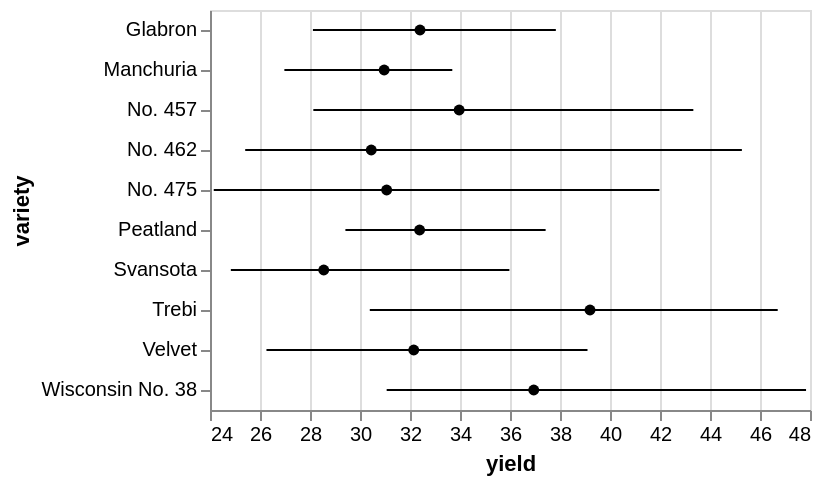

Write a Vega-Lite specification for this figure.
### Vega-Lite specification from a JSON file in a GitHub repository (floating-point values rounded to 4 significant figures)
{"$schema": "https://vega.github.io/schema/vega-lite/v4.json", "data": {"values": [{"yield": 27, "variety": "Manchuria", "year": 1931, "site": "University Farm"}, {"yield": 48.87, "variety": "Manchuria", "year": 1931, "site": "Waseca"}, {"yield": 27.43, "variety": "Manchuria", "year": 1931, "site": "Morris"}, {"yield": 39.93, "variety": "Manchuria", "year": 1931, "site": "Crookston"}, {"yield": 32.97, "variety": "Manchuria", "year": 1931, "site": "Grand Rapids"}, {"yield": 28.97, "variety": "Manchuria", "year": 1931, "site": "Duluth"}, {"yield": 43.07, "variety": "Glabron", "year": 1931, "site": "University Farm"}, {"yield": 55.2, "variety": "Glabron", "year": 1931, "site": "Waseca"}, {"yield": 28.77, "variety": "Glabron", "year": 1931, "site": "Morris"}, {"yield": 38.13, "variety": "Glabron", "year": 1931, "site": "Crookston"}, {"yield": 29.13, "variety": "Glabron", "year": 1931, "site": "Grand Rapids"}, {"yield": 29.67, "variety": "Glabron", "year": 1931, "site": "Duluth"}, {"yield": 35.13, "variety": "Svansota", "year": 1931, "site": "University Farm"}, {"yield": 47.33, "variety": "Svansota", "year": 1931, "site": "Waseca"}, {"yield": 25.77, "variety": "Svansota", "year": 1931, "site": "Morris"}, {"yield": 40.47, "variety": "Svansota", "year": 1931, "site": "Crookston"}, {"yield": 29.67, "variety": "Svansota", "year": 1931, "site": "Grand Rapids"}, {"yield": 25.7, "variety": "Svansota", "year": 1931, "site": "Duluth"}, {"yield": 39.9, "variety": "Velvet", "year": 1931, "site": "University Farm"}, {"yield": 50.23, "variety": "Velvet", "year": 1931, "site": "Waseca"}, {"yield": 26.13, "variety": "Velvet", "year": 1931, "site": "Morris"}, {"yield": 41.33, "variety": "Velvet", "year": 1931, "site": "Crookston"}, {"yield": 23.03, "variety": "Velvet", "year": 1931, "site": "Grand Rapids"}, {"yield": 26.3, "variety": "Velvet", "year": 1931, "site": "Duluth"}, {"yield": 36.57, "variety": "Trebi", "year": 1931, "site": "University Farm"}, {"yield": 63.83, "variety": "Trebi", "year": 1931, "site": "Waseca"}, {"yield": 43.77, "variety": "Trebi", "year": 1931, "site": "Morris"}, {"yield": 46.93, "variety": "Trebi", "year": 1931, "site": "Crookston"}, {"yield": 29.77, "variety": "Trebi", "year": 1931, "site": "Grand Rapids"}, {"yield": 33.93, "variety": "Trebi", "year": 1931, "site": "Duluth"}, {"yield": 43.27, "variety": "No. 457", "year": 1931, "site": "University Farm"}, {"yield": 58.1, "variety": "No. 457", "year": 1931, "site": "Waseca"}, {"yield": 28.7, "variety": "No. 457", "year": 1931, "site": "Morris"}, {"yield": 45.67, "variety": "No. 457", "year": 1931, "site": "Crookston"}, {"yield": 32.17, "variety": "No. 457", "year": 1931, "site": "Grand Rapids"}, {"yield": 33.6, "variety": "No. 457", "year": 1931, "site": "Duluth"}, {"yield": 36.6, "variety": "No. 462", "year": 1931, "site": "University Farm"}, {"yield": 65.77, "variety": "No. 462", "year": 1931, "site": "Waseca"}, {"yield": 30.37, "variety": "No. 462", "year": 1931, "site": "Morris"}, {"yield": 48.57, "variety": "No. 462", "year": 1931, "site": "Crookston"}, {"yield": 24.93, "variety": "No. 462", "year": 1931, "site": "Grand Rapids"}, {"yield": 28.1, "variety": "No. 462", "year": 1931, "site": "Duluth"}, {"yield": 32.77, "variety": "Peatland", "year": 1931, "site": "University Farm"}, {"yield": 48.57, "variety": "Peatland", "year": 1931, "site": "Waseca"}, {"yield": 29.87, "variety": "Peatland", "year": 1931, "site": "Morris"}, {"yield": 41.6, "variety": "Peatland", "year": 1931, "site": "Crookston"}, {"yield": 34.7, "variety": "Peatland", "year": 1931, "site": "Grand Rapids"}, {"yield": 32, "variety": "Peatland", "year": 1931, "site": "Duluth"}, {"yield": 24.67, "variety": "No. 475", "year": 1931, "site": "University Farm"}, {"yield": 46.77, "variety": "No. 475", "year": 1931, "site": "Waseca"}, {"yield": 22.6, "variety": "No. 475", "year": 1931, "site": "Morris"}, {"yield": 44.1, "variety": "No. 475", "year": 1931, "site": "Crookston"}, {"yield": 19.7, "variety": "No. 475", "year": 1931, "site": "Grand Rapids"}, {"yield": 33.07, "variety": "No. 475", "year": 1931, "site": "Duluth"}, {"yield": 39.3, "variety": "Wisconsin No. 38", "year": 1931, "site": "University Farm"}, {"yield": 58.8, "variety": "Wisconsin No. 38", "year": 1931, "site": "Waseca"}, {"yield": 29.47, "variety": "Wisconsin No. 38", "year": 1931, "site": "Morris"}, {"yield": 49.87, "variety": "Wisconsin No. 38", "year": 1931, "site": "Crookston"}, {"yield": 34.47, "variety": "Wisconsin No. 38", "year": 1931, "site": "Grand Rapids"}, {"yield": 31.6, "variety": "Wisconsin No. 38", "year": 1931, "site": "Duluth"}, {"yield": 26.9, "variety": "Manchuria", "year": 1932, "site": "University Farm"}, {"yield": 33.47, "variety": "Manchuria", "year": 1932, "site": "Waseca"}, {"yield": 34.37, "variety": "Manchuria", "year": 1932, "site": "Morris"}, {"yield": 32.97, "variety": "Manchuria", "year": 1932, "site": "Crookston"}, {"yield": 22.13, "variety": "Manchuria", "year": 1932, "site": "Grand Rapids"}, {"yield": 22.57, "variety": "Manchuria", "year": 1932, "site": "Duluth"}, {"yield": 36.8, "variety": "Glabron", "year": 1932, "site": "University Farm"}, {"yield": 37.73, "variety": "Glabron", "year": 1932, "site": "Waseca"}, {"yield": 35.13, "variety": "Glabron", "year": 1932, "site": "Morris"}, {"yield": 26.17, "variety": "Glabron", "year": 1932, "site": "Crookston"}, {"yield": 14.43, "variety": "Glabron", "year": 1932, "site": "Grand Rapids"}, {"yield": 25.87, "variety": "Glabron", "year": 1932, "site": "Duluth"}, {"yield": 27.43, "variety": "Svansota", "year": 1932, "site": "University Farm"}, {"yield": 38.5, "variety": "Svansota", "year": 1932, "site": "Waseca"}, {"yield": 35.03, "variety": "Svansota", "year": 1932, "site": "Morris"}, {"yield": 20.63, "variety": "Svansota", "year": 1932, "site": "Crookston"}, {"yield": 16.63, "variety": "Svansota", "year": 1932, "site": "Grand Rapids"}, {"yield": 22.23, "variety": "Svansota", "year": 1932, "site": "Duluth"}, {"yield": 26.8, "variety": "Velvet", "year": 1932, "site": "University Farm"}, {"yield": 37.4, "variety": "Velvet", "year": 1932, "site": "Waseca"}, {"yield": 38.83, "variety": "Velvet", "year": 1932, "site": "Morris"}, {"yield": 32.07, "variety": "Velvet", "year": 1932, "site": "Crookston"}, {"yield": 32.23, "variety": "Velvet", "year": 1932, "site": "Grand Rapids"}, {"yield": 22.47, "variety": "Velvet", "year": 1932, "site": "Duluth"}, {"yield": 29.07, "variety": "Trebi", "year": 1932, "site": "University Farm"}, {"yield": 49.23, "variety": "Trebi", "year": 1932, "site": "Waseca"}, {"yield": 46.63, "variety": "Trebi", "year": 1932, "site": "Morris"}, {"yield": 41.83, "variety": "Trebi", "year": 1932, "site": "Crookston"}, {"yield": 20.63, "variety": "Trebi", "year": 1932, "site": "Grand Rapids"}, {"yield": 30.6, "variety": "Trebi", "year": 1932, "site": "Duluth"}, {"yield": 26.43, "variety": "No. 457", "year": 1932, "site": "University Farm"}, {"yield": 42.2, "variety": "No. 457", "year": 1932, "site": "Waseca"}, {"yield": 43.53, "variety": "No. 457", "year": 1932, "site": "Morris"}, {"yield": 34.33, "variety": "No. 457", "year": 1932, "site": "Crookston"}, {"yield": 19.47, "variety": "No. 457", "year": 1932, "site": "Grand Rapids"}, {"yield": 22.7, "variety": "No. 457", "year": 1932, "site": "Duluth"}, {"yield": 25.57, "variety": "No. 462", "year": 1932, "site": "University Farm"}, {"yield": 44.7, "variety": "No. 462", "year": 1932, "site": "Waseca"}, {"yield": 47, "variety": "No. 462", "year": 1932, "site": "Morris"}, {"yield": 30.53, "variety": "No. 462", "year": 1932, "site": "Crookston"}, {"yield": 19.9, "variety": "No. 462", "year": 1932, "site": "Grand Rapids"}, {"yield": 22.5, "variety": "No. 462", "year": 1932, "site": "Duluth"}, {"yield": 28.07, "variety": "Peatland", "year": 1932, "site": "University Farm"}, {"yield": 36.03, "variety": "Peatland", "year": 1932, "site": "Waseca"}, {"yield": 43.2, "variety": "Peatland", "year": 1932, "site": "Morris"}, {"yield": 25.23, "variety": "Peatland", "year": 1932, "site": "Crookston"}, {"yield": 26.77, "variety": "Peatland", "year": 1932, "site": "Grand Rapids"}, {"yield": 31.37, "variety": "Peatland", "year": 1932, "site": "Duluth"}, {"yield": 30, "variety": "No. 475", "year": 1932, "site": "University Farm"}, {"yield": 41.27, "variety": "No. 475", "year": 1932, "site": "Waseca"}, {"yield": 44.23, "variety": "No. 475", "year": 1932, "site": "Morris"}, {"yield": 32.13, "variety": "No. 475", "year": 1932, "site": "Crookston"}, {"yield": 15.23, "variety": "No. 475", "year": 1932, "site": "Grand Rapids"}, {"yield": 27.37, "variety": "No. 475", "year": 1932, "site": "Duluth"}, {"yield": 38, "variety": "Wisconsin No. 38", "year": 1932, "site": "University Farm"}, {"yield": 58.17, "variety": "Wisconsin No. 38", "year": 1932, "site": "Waseca"}, {"yield": 47.17, "variety": "Wisconsin No. 38", "year": 1932, "site": "Morris"}, {"yield": 35.9, "variety": "Wisconsin No. 38", "year": 1932, "site": "Crookston"}, {"yield": 20.67, "variety": "Wisconsin No. 38", "year": 1932, "site": "Grand Rapids"}, {"yield": 29.33, "variety": "Wisconsin No. 38", "year": 1932, "site": "Duluth"}]}, "layer": [{"mark": {"type": "errorbar", "extent": "iqr"}, "encoding": {"x": {"field": "yield", "type": "quantitative", "scale": {"zero": false}}, "y": {"field": "variety", "type": "ordinal"}}}, {"mark": {"type": "point", "filled": true, "color": "black"}, "encoding": {"x": {"field": "yield", "type": "quantitative", "aggregate": "median"}, "y": {"field": "variety", "type": "ordinal"}}}]}
